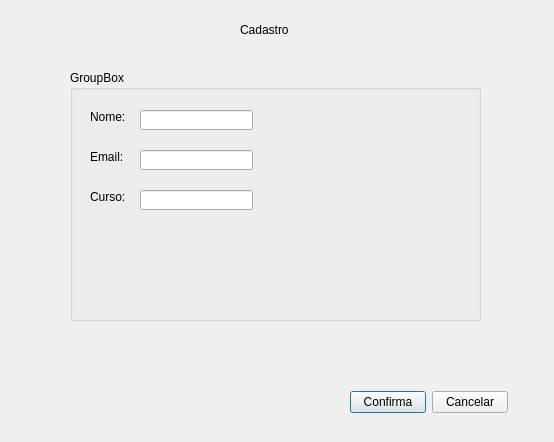
<?xml version="1.0" encoding="UTF-8"?>
<ui version="4.0">
 <class>cadastro</class>
 <widget class="QDialog" name="cadastro">
  <property name="geometry">
   <rect>
    <x>0</x>
    <y>0</y>
    <width>554</width>
    <height>442</height>
   </rect>
  </property>
  <property name="windowTitle">
   <string>Dialog</string>
  </property>
  <property name="sizeGripEnabled">
   <bool>false</bool>
  </property>
  <property name="modal">
   <bool>true</bool>
  </property>
  <widget class="QLabel" name="label">
   <property name="geometry">
    <rect>
     <x>240</x>
     <y>20</y>
     <width>71</width>
     <height>20</height>
    </rect>
   </property>
   <property name="styleSheet">
    <string notr="true">font: 75 10pt &quot;MS Shell Dlg 2&quot;;</string>
   </property>
   <property name="text">
    <string>Cadastro </string>
   </property>
  </widget>
  <widget class="QWidget" name="layoutWidget_6">
   <property name="geometry">
    <rect>
     <x>350</x>
     <y>390</y>
     <width>158</width>
     <height>25</height>
    </rect>
   </property>
   <layout class="QHBoxLayout" name="horizontalLayout">
    <item>
     <widget class="QPushButton" name="btn_Confirma">
      <property name="text">
       <string>Confirma</string>
      </property>
     </widget>
    </item>
    <item>
     <widget class="QPushButton" name="btn_Cancelar">
      <property name="text">
       <string>Cancelar</string>
      </property>
     </widget>
    </item>
   </layout>
  </widget>
  <widget class="QGroupBox" name="groupBox">
   <property name="geometry">
    <rect>
     <x>70</x>
     <y>70</y>
     <width>411</width>
     <height>251</height>
    </rect>
   </property>
   <property name="title">
    <string>GroupBox</string>
   </property>
   <widget class="QLabel" name="label_2">
    <property name="geometry">
     <rect>
      <x>20</x>
      <y>40</y>
      <width>46</width>
      <height>13</height>
     </rect>
    </property>
    <property name="text">
     <string>Nome:</string>
    </property>
   </widget>
   <widget class="QLabel" name="label_3">
    <property name="geometry">
     <rect>
      <x>20</x>
      <y>80</y>
      <width>46</width>
      <height>13</height>
     </rect>
    </property>
    <property name="text">
     <string>Email:</string>
    </property>
   </widget>
   <widget class="QLineEdit" name="lineEdit">
    <property name="geometry">
     <rect>
      <x>70</x>
      <y>40</y>
      <width>113</width>
      <height>20</height>
     </rect>
    </property>
   </widget>
   <widget class="QLineEdit" name="lineEdit_2">
    <property name="geometry">
     <rect>
      <x>70</x>
      <y>80</y>
      <width>113</width>
      <height>20</height>
     </rect>
    </property>
   </widget>
   <widget class="QLabel" name="label_4">
    <property name="geometry">
     <rect>
      <x>20</x>
      <y>120</y>
      <width>46</width>
      <height>13</height>
     </rect>
    </property>
    <property name="text">
     <string>Curso:</string>
    </property>
   </widget>
   <widget class="QLineEdit" name="lineEdit_3">
    <property name="geometry">
     <rect>
      <x>70</x>
      <y>120</y>
      <width>113</width>
      <height>20</height>
     </rect>
    </property>
   </widget>
  </widget>
 </widget>
 <resources/>
 <connections>
  <connection>
   <sender>btn_Cancelar</sender>
   <signal>clicked()</signal>
   <receiver>cadastro</receiver>
   <slot>hide()</slot>
   <hints>
    <hint type="sourcelabel">
     <x>472</x>
     <y>402</y>
    </hint>
    <hint type="destinationlabel">
     <x>523</x>
     <y>400</y>
    </hint>
   </hints>
  </connection>
 </connections>
</ui>
